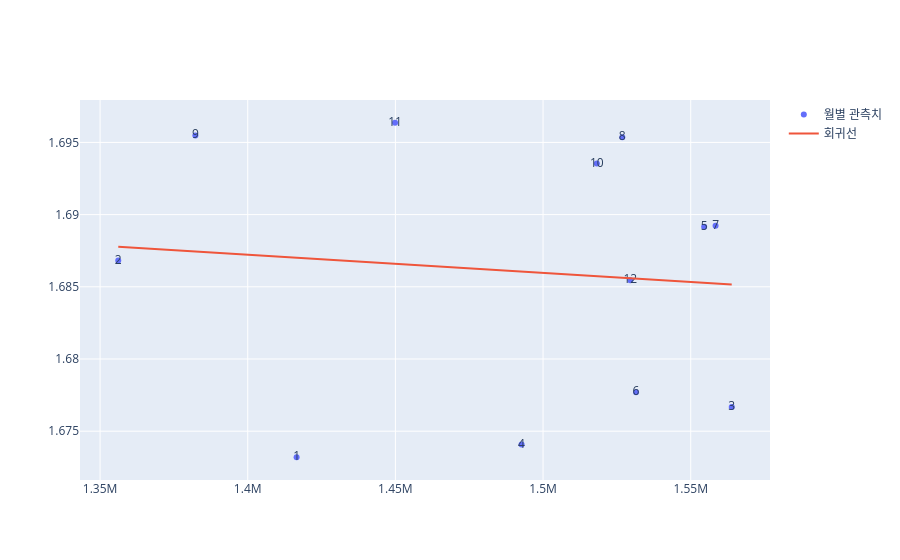

Notebook code cell kept with this figure:
### Code cell
# 회귀선.

# 예측모델을 만들기 위해서는 만들수있어야한다!

# 기울기와 절편을 구할때 사용
import numpy as np

# 가중치,slope,기울기(w) 편향,intercept,절편(b)
# y = wx + b
# 독립변수x와 종속변수y를 넣는다.
slope, intercept = np.polyfit(
    monthly_sinhang['물동량'],
    monthly_sinhang['TEU_FACTOR'],
    1
)
fig_scatter = go.Figure()

fig_scatter.add_trace(
    go.Scatter(
        x=monthly_sinhang['물동량'],
        y=monthly_sinhang['TEU_FACTOR'],
        mode='markers+text',
        text=monthly_sinhang['월'],
        name='월별 관측치'
    )
)

x_range=[monthly_sinhang['물동량'].min(),monthly_sinhang['물동량'].max(),]


fig_scatter.add_trace(
    go.Scatter(
        x=x_range,
        y=[ slope * x + intercept for x in x_range  ],
        mode='lines',
        name='회귀선'
    )
)

fig_scatter.show() # 현재 많이 떨어져있기 때문에 가중치를 좀 더 줘야된다.

### Figure 1 — Plotly figure (JSON) as saved in the notebook; plotly's stock layout.template omitted (floating-point values rounded to 4 significant figures)
{"data": [{"mode": "markers+text", "name": "월별 관측치", "text": [1.0, 2.0, 3.0, 4.0, 5.0, 6.0, 7.0, 8.0, 9.0, 10.0, 11.0, 12.0], "x": [1417000.0, 1356000.0, 1564000.0, 1493000.0, 1555000.0, 1531000.0, 1558000.0, 1527000.0, 1382000.0, 1518000.0, 1450000.0, 1530000.0], "y": [1.673, 1.687, 1.677, 1.674, 1.689, 1.678, 1.689, 1.695, 1.695, 1.694, 1.696, 1.685], "type": "scatter"}, {"mode": "lines", "name": "회귀선", "x": [1356000.0, 1564000.0], "y": [1.688, 1.685], "type": "scatter"}], "layout": {}}
